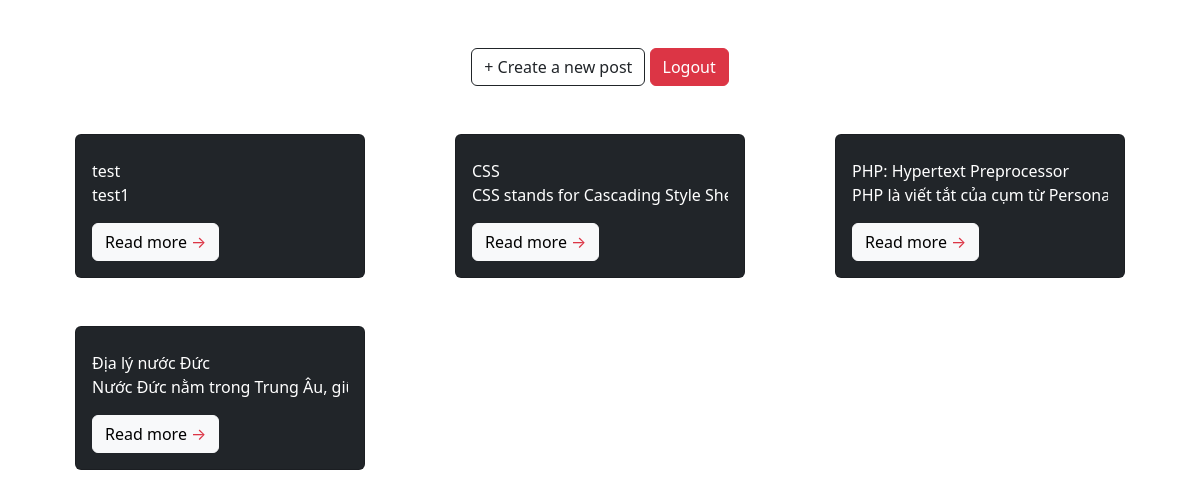
Page / (signed in) on the committed database.
### tables this page shows
CREATE TABLE `data` (
  `id` int(11) NOT NULL,
  `title` varchar(255) NOT NULL,
  `content` longtext NOT NULL
);

### logic.php (called while the page is built, shortened)
<?php
  $conn = mysqli_connect("localhost", "root", "", "blog-php");
  $sql = "SELECT * FROM data";
  $query = mysqli_query($conn, $sql);
?>

### index.php (the view, shortened to what this page needs)
<?php
  include "logic.php";
?>
<!DOCTYPE html>
<html lang="en">
<head>
</head>
<body>
     <div class="container mt-5">
        <div class="text-center">
            <a href="create.php" class="btn btn-outline-dark">+ Create a new post</a>
            <a href="logout.php" type="button" class="btn btn-danger">Logout</a>
        </div>
        <div class="row">
            <?php foreach($query as $q) {?>
                <div class="col-4 d-flex justify-content-center ">
                    <div class="card text-white bg-dark mt-5">
                    <div class="card-body" style="width: 18rem">
                        <h5 class="card-tittle" style="overflow: hidden; white-space: nowrap;"></h5><?php echo $q['title'];?></h5>
                        <p class="card-text" style="overflow: hidden; white-space: nowrap;"><?php echo $q['content'];?></p>
                        <a href="view.php?id=<?php echo $q['id']; ?>" class="btn btn-light">Read more <span class="text-danger">&rarr;</span></a>
                    </div>
                    </div>
                </div>
                <?php }?>
        </div>
            </div>
    <link href="https://cdn.jsdelivr.net/npm/bootstrap@5.3.0/dist/css/bootstrap.min.css" rel="stylesheet">
</body>
</html>

### rows in the picture
data: title "test", content "test1"
data: title "CSS", content "CSS stands for Cascading Style…"
data: title "PHP: Hypertext Preprocessor", content "PHP là viết tắt của cụm từ…"
data: title "Địa lý nước Đức", content "Nước Đức nằm trong Trung Âu,…"
